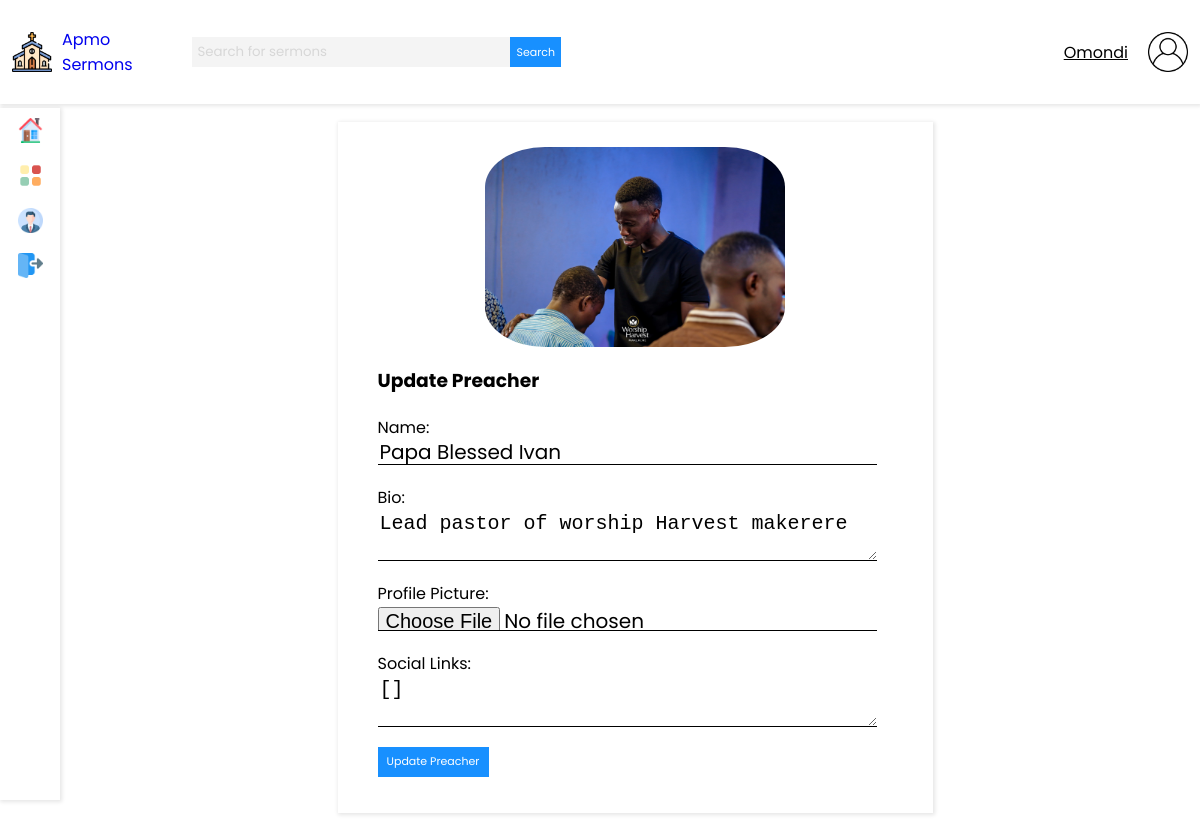
The page /sermons/edit-preacher/2/ (signed in) on the database its author committed.
### base_apmo/models.py (models this page shows, shortened)
class Preacher(models.Model):
    name = models.CharField(max_length=255)
    bio = models.TextField()
    profile_picture = models.ImageField(upload_to='images/preachers/', null=True, blank=True)
    social_links = SocialLinksField(null=True, blank=True)

### base_apmo/views.py (the view)
# urls.py: path('sermons/edit-preacher/<str:pk>/', views.editPreacher, name='edit_preacher'),
@login_required
def editPreacher(request, pk):
    preacher = Preacher.objects.get(id=pk)
    context = {
        'preacher' : preacher,
    }
    if request.method == "POST":
        form = CategoryForm(request.POST, instance=preacher)
        if form.is_valid():
            messages.success(request, "Preacher has been edited successfully")
            form.save()
            return redirect("categories")
    return render(request, "sermons/edit_preacher.html", context)

### templates/sermons/edit_preacher.html (shortened to what this page needs)
{% extends 'main.html' %}
{% block content %}
<div class="center">
    <div class="form-container books-form">
        {% if preacher.profile_picture %}
        <div style="text-align: center;">
            <p>
                <img src="{{ preacher.profile_picture.url }}" alt="Profile Picture" height="200" style="border-radius: 20%;"/>
            </p>
        </div>
        {% endif %}
        <h3 class="books-form-header">Update Preacher</h3>
        <form method="post" action="{% url 'edit_preacher' preacher.id %}" enctype="multipart/form-data">
            <div class="input-containter">
                <label class="input-label" for="preacher-name">Name: </label>
                <input value="{{ preacher.name }}" class="input" id="preacher-name" name="name" type="text" />
            </div>
            <div class="input-containter">
                <label class="input-label" for="preacher-bio">Bio: </label>
                <textarea class="input" id="preacher-bio" name="bio">{{ preacher.bio }}</textarea>
            </div>
            <div class="input-containter">
                <label class="input-label" for="profile-picture">Profile Picture: </label>
                <input class="input" id="profile-picture" name="profile_picture" type="file" />
            </div>
            <div class="input-containter">
                <label class="input-label" for="preacher-social-links">Social Links: </label>
                <textarea class="input" id="preacher-social-links" name="social_links">{{ preacher.social_links }}</textarea>
            </div>
            <button class="submit-button">
                Update Preacher
            </button>
        </form>
    </div>
</div>
{% endblock %}

### templates/navbar.html
{% load static %}
<nav class="navbar">
    <div class="nav-logo-search">
        <a href="{% url 'home' %}" class="navbar-brand">
            <img class="navbar-image" src="{% static 'images/church.png' %}" alt="">
            <span>Apmo Sermons</span>
        </a>
        <form method="GET" action="" class="nav-search nav-search-responsive">
            <input value="{{ q }}" name="q" class="nav-search-input" type="text" placeholder="Search for sermons">
            <button class="nav-search-button" type="submit">Search</button>
        </form>
    </div>
    <div class="nav-user-profile">
        <span>{{ request.user }}</span>
        <img class="navbar-image" src="{% static 'images/user.png' %}" alt="">
    </div>
</nav>

### static/styles/main13.css (style rules this page uses)
body { font-family: 'Poppins', sans-serif; padding: 0; margin: 0; background-color: #fff; box-sizing: border-box; }
a,input,button { text-decoration: none; font-family: 'Poppins'; }
.navbar { height: 13vh; background-color: #fff; box-shadow: 1px 1px 4px 1px rgba(0, 0, 0, 0.1); display: flex; flex-direction: row; align-items: center; padding: 0 1%; position: fixed; top: 0; left: 0; width: 98%; }
.nav-logo-search { display: flex; width: 50%; justify-content: space-between; align-items: center; }
.navbar-brand { display: block; width: 30%; display: flex; align-items: center; }
.navbar-brand span { margin: 0 10px; }
.navbar-image { height: 40px; width: 40px; }
.nav-search { width: 70%; display: flex; flex-direction: row; margin: 10px 10px; }
.nav-search-input { border: 0; background-color: #f4f4f4; height: 30px; width: 80%; margin: 0; padding: 5px; outline: none; }
.nav-search-input::placeholder { color: #d7d7d7; font-family: 'Poppins'; }
.nav-search-button { background-color: #1890ff; color: #ffffff; border: 0; border-radius: 0; transition: .3s ease-in; font-size: 11px; }
.nav-user-profile { width: 50%; display: flex; justify-content: flex-end; align-items: center; }
.nav-user-profile span { margin: 0 20px; text-decoration: underline; cursor: pointer; }
.center { display: flex; justify-content: center; align-items: center; }
.book-card h3,p { margin: 5px; }
.books-form { width: 50%; }
.form-container { padding: 20px; background-color: #fff; box-shadow: 1px 1px 4px 1px rgba(0, 0, 0, 0.1); }
.input-containter { width: 100%; margin: 20px; display: flex; flex-direction: column; }
.input-containter label { width: 100%; }
.input-containter input { width: 90%; height: 25px; border: 0; border-bottom: 1px solid rgba(0, 0, 0); font-size: 20px; outline: 0; transition: .3s ease-in; }
.input-containter textarea { width: 90%; border: 0; border-bottom: 1px solid rgba(0, 0, 0); font-size: 20px; outline: 0; }
.books-form-header { margin-left: 20px; }
.form-container button { background-color: #1890ff; color: #ffffff; border: 0; border-radius: 0; transition: .3s ease-in; font-size: 11px; height: 30px; width: 20%; margin-left: 20px; }

### static/styles/main1234.css (style rules this page uses)
body { font-family: 'Poppins', sans-serif; padding: 0; margin: 0; background-color: #fff; box-sizing: border-box; }
a,input,button { text-decoration: none; font-family: 'Poppins'; }
.navbar { height: 13vh; background-color: #fff; box-shadow: 1px 1px 4px 1px rgba(0, 0, 0, 0.1); display: flex; flex-direction: row; align-items: center; padding: 0 1%; position: fixed; top: 0; left: 0; width: 98%; }
.nav-logo-search { display: flex; width: 50%; justify-content: space-between; align-items: center; }
.navbar-brand { display: block; width: 30%; display: flex; align-items: center; }
.navbar-brand span { margin: 0 10px; }
.navbar-image { height: 40px; width: 40px; }
.nav-search { width: 70%; display: flex; flex-direction: row; margin: 10px 10px; }
.nav-search-input { border: 0; background-color: #f4f4f4; height: 30px; width: 80%; margin: 0; padding: 5px; outline: none; }
.nav-search-input::placeholder { color: #d7d7d7; font-family: 'Poppins'; }
.nav-search-button { background-color: #1890ff; color: #ffffff; border: 0; border-radius: 0; transition: .3s ease-in; font-size: 11px; }
.nav-user-profile { width: 50%; display: flex; justify-content: flex-end; align-items: center; }
.nav-user-profile span { margin: 0 20px; text-decoration: underline; cursor: pointer; }
.center { display: flex; justify-content: center; align-items: center; }
.book-card h3,p { margin: 5px; }
.books-form { width: 50%; }
.form-container { padding: 20px; background-color: #fff; box-shadow: 1px 1px 4px 1px rgba(0, 0, 0, 0.1); }
.input-containter { width: 100%; margin: 20px; display: flex; flex-direction: column; }
.input-containter label { width: 100%; }
.input-containter input { width: 90%; height: 25px; border: 0; border-bottom: 1px solid rgba(0, 0, 0); font-size: 20px; outline: 0; transition: .3s ease-in; }
.input-containter textarea { width: 90%; border: 0; border-bottom: 1px solid rgba(0, 0, 0); font-size: 20px; outline: 0; }
.books-form-header { margin-left: 20px; }
.form-container button { background-color: #1890ff; color: #ffffff; border: 0; border-radius: 0; transition: .3s ease-in; font-size: 11px; height: 30px; width: 20%; margin-left: 20px; }

### rows shown on the page
Preacher: profile_picture (picture), name "Papa Blessed Ivan", bio "Lead pastor of worship Harvest makerere", social_links "[]"

### other values the page prints
{{ request.user }} "Omondi"
